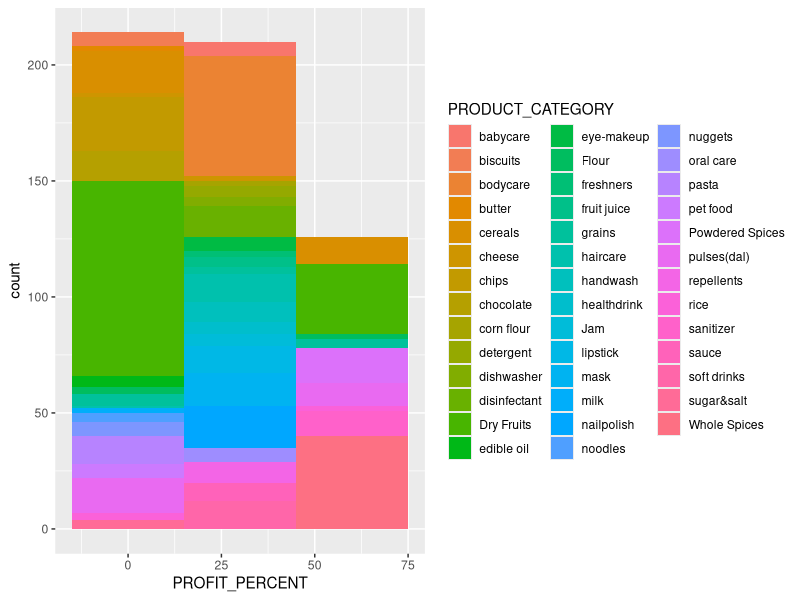
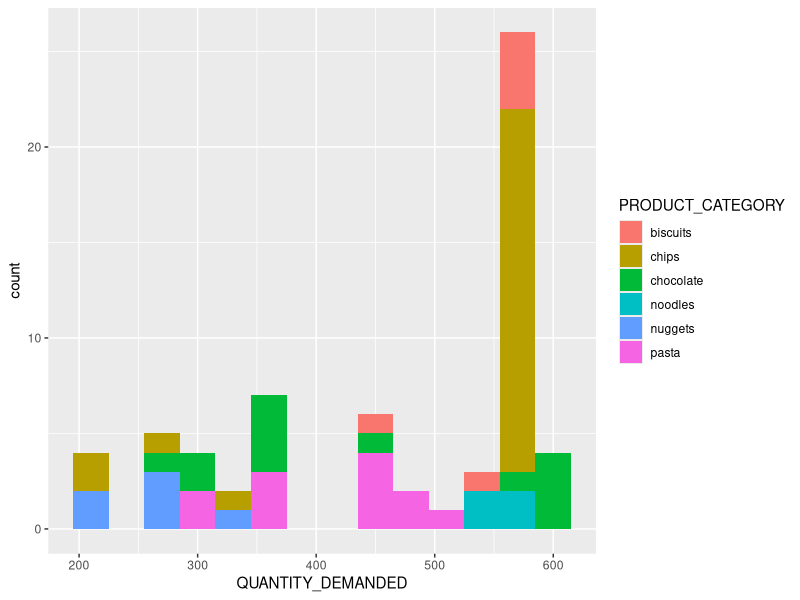
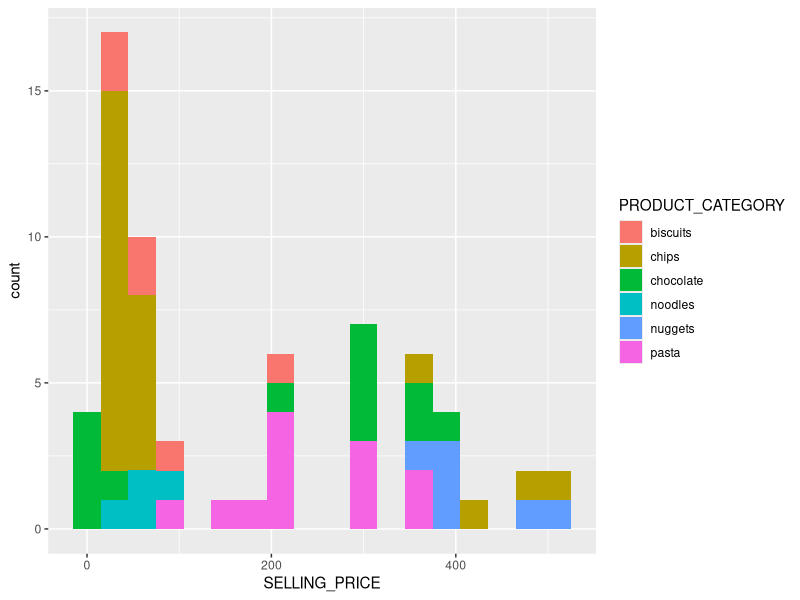
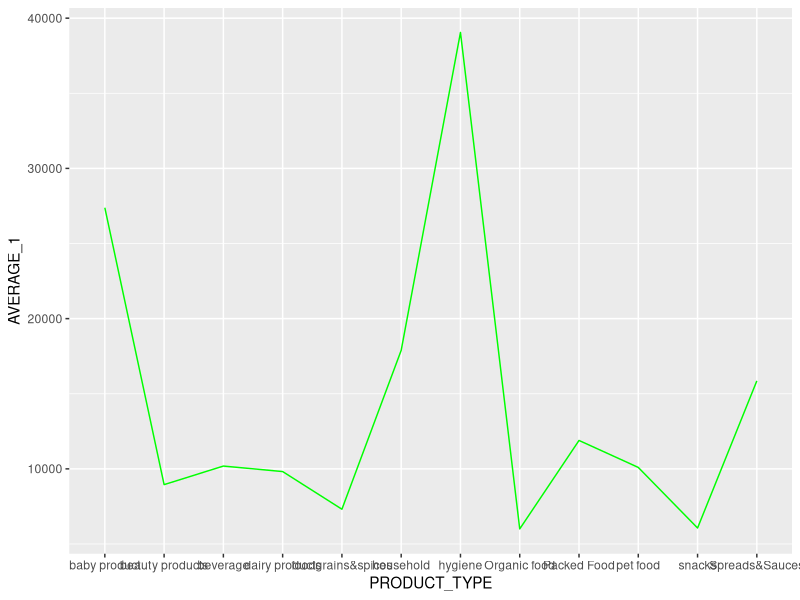
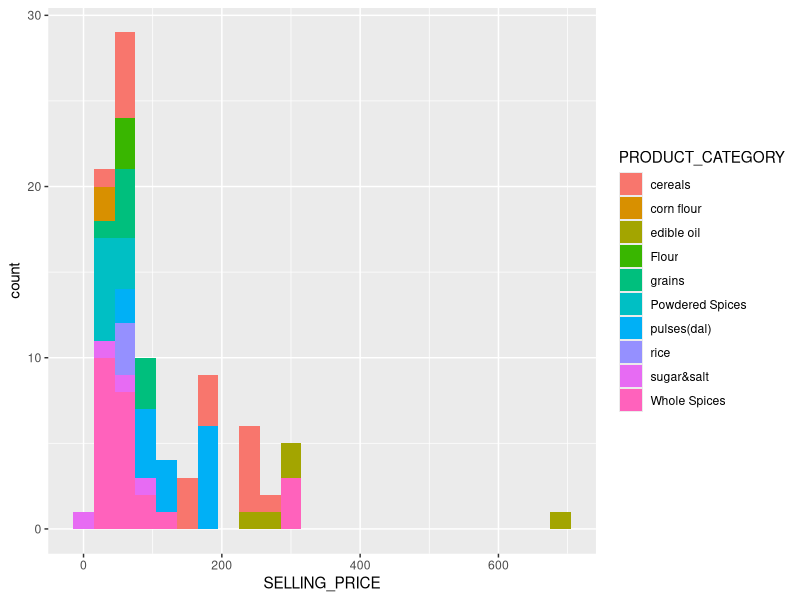

Source code (R) for these figures, in order:

### 9.HISTOGRAM 

require(dplyr)

require(ggplot2)

store <- read.csv("FINAL DEPARTMENTAL STORE.csv")

View(store)

#9.1. HISTOGRAM FOR PROFIT_PERCENT OF PRODUCT_CATEGORY
store %>% 
  ggplot(aes(x = PROFIT_PERCENT, fill = PRODUCT_CATEGORY))+geom_histogram(binwidth = 30)

#9.2. HISTOGRAM FOR QUANTITY_DEMANDED OF PRODUCT_CATEGORY WHERE PRODUCT_TYPE IS "snacks"
store %>% filter(PRODUCT_TYPE == "snacks") %>% 
  ggplot(aes(x = QUANTITY_DEMANDED, fill = PRODUCT_CATEGORY))+geom_histogram(binwidth = 30)

###SELF-ANALYSIS 7
#9.3.HISTOGRAM FOR SELLING_PRICE OF PRODUCT_CATEGORY WHERE PRODUCT_TYPE IS "snacks"
store %>% filter(PRODUCT_TYPE == "snacks") %>% 
  ggplot(aes(x = SELLING_PRICE, fill = PRODUCT_CATEGORY))+geom_histogram(binwidth = 30)

### This one I leave for you to think and write. 
###ALL THE BEST!

###SOLUTION OF SELF-ANALYSIS 6

###8.5.PLOT FOR AVERAGE_NET_PROFIT & PRODUCT_TYPE WHERE NET_PROFIT>100

store %>% group_by(PRODUCT_TYPE) %>% 
  filter(NET_PROFIT>100) %>%
  summarise(AVERAGE_1=mean(NET_PROFIT, na.rm=TRUE)) %>%
  ggplot(aes(x=PRODUCT_TYPE, y=AVERAGE_1, group=1))+geom_line(color="GREEN")

###SOLUTION OF SELF-ANALYSIS 7
#9.3.HISTOGRAM FOR SELLING_PRICE OF PRODUCT_CATEGORY WHERE PRODUCT_TYPE IS "foodgrains&spices"

store %>%
  filter(PRODUCT_TYPE == "foodgrains&spices") %>%
  ggplot(aes(x=SELLING_PRICE, fill=PRODUCT_CATEGORY))+geom_histogram(binwidth = 30)